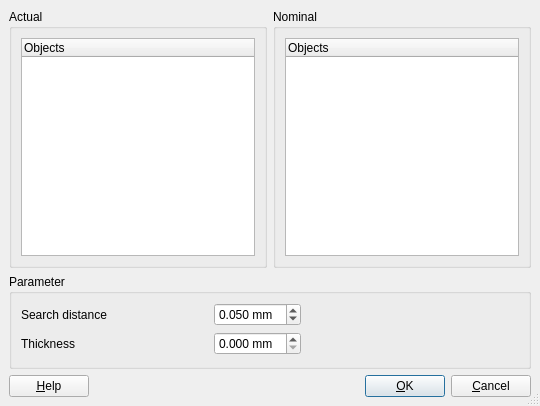
<ui version="4.0" >
 <author></author>
 <comment></comment>
 <exportmacro></exportmacro>
 <class>InspectionGui::VisualInspection</class>
 <widget class="QDialog" name="InspectionGui::VisualInspection" >
  <property name="geometry" >
   <rect>
    <x>0</x>
    <y>0</y>
    <width>540</width>
    <height>406</height>
   </rect>
  </property>
  <property name="windowTitle" >
   <string>Visual Inspection</string>
  </property>
  <property name="sizeGripEnabled" >
   <bool>true</bool>
  </property>
  <layout class="QGridLayout" >
   <property name="margin" >
    <number>9</number>
   </property>
   <property name="spacing" >
    <number>6</number>
   </property>
   <item row="0" column="1" >
    <widget class="QGroupBox" name="groupBox_2" >
     <property name="title" >
      <string>Nominal</string>
     </property>
     <layout class="QGridLayout" >
      <property name="margin" >
       <number>9</number>
      </property>
      <property name="spacing" >
       <number>6</number>
      </property>
      <item row="0" column="0" >
       <widget class="QTreeWidget" name="treeWidgetNominal" >
        <property name="rootIsDecorated" >
         <bool>false</bool>
        </property>
        <column>
         <property name="text" >
          <string>Objects</string>
         </property>
        </column>
       </widget>
      </item>
     </layout>
    </widget>
   </item>
   <item row="0" column="0" >
    <widget class="QGroupBox" name="groupBox" >
     <property name="title" >
      <string>Actual</string>
     </property>
     <layout class="QGridLayout" >
      <property name="margin" >
       <number>9</number>
      </property>
      <property name="spacing" >
       <number>6</number>
      </property>
      <item row="0" column="0" >
       <widget class="QTreeWidget" name="treeWidgetActual" >
        <property name="rootIsDecorated" >
         <bool>false</bool>
        </property>
        <column>
         <property name="text" >
          <string>Objects</string>
         </property>
        </column>
       </widget>
      </item>
     </layout>
    </widget>
   </item>
   <item row="2" column="0" colspan="2" >
    <layout class="QHBoxLayout" >
     <property name="margin" >
      <number>0</number>
     </property>
     <property name="spacing" >
      <number>6</number>
     </property>
     <item>
      <widget class="QPushButton" name="buttonHelp" >
       <property name="text" >
        <string>&amp;Help</string>
       </property>
       <property name="shortcut" >
        <string>F1</string>
       </property>
       <property name="autoDefault" >
        <bool>true</bool>
       </property>
      </widget>
     </item>
     <item>
      <spacer>
       <property name="orientation" >
        <enum>Qt::Horizontal</enum>
       </property>
       <property name="sizeType" >
        <enum>QSizePolicy::Expanding</enum>
       </property>
       <property name="sizeHint" >
        <size>
         <width>20</width>
         <height>20</height>
        </size>
       </property>
      </spacer>
     </item>
     <item>
      <widget class="QPushButton" name="buttonOk" >
       <property name="text" >
        <string>&amp;OK</string>
       </property>
       <property name="shortcut" >
        <string/>
       </property>
       <property name="autoDefault" >
        <bool>true</bool>
       </property>
       <property name="default" >
        <bool>true</bool>
       </property>
      </widget>
     </item>
     <item>
      <widget class="QPushButton" name="buttonCancel" >
       <property name="text" >
        <string>&amp;Cancel</string>
       </property>
       <property name="shortcut" >
        <string/>
       </property>
       <property name="autoDefault" >
        <bool>true</bool>
       </property>
      </widget>
     </item>
    </layout>
   </item>
   <item row="1" column="0" colspan="2" >
    <widget class="QGroupBox" name="groupBox_3" >
     <property name="title" >
      <string>Parameter</string>
     </property>
     <layout class="QGridLayout" >
      <property name="margin" >
       <number>9</number>
      </property>
      <property name="spacing" >
       <number>6</number>
      </property>
      <item row="0" column="1" >
       <spacer>
        <property name="orientation" >
         <enum>Qt::Horizontal</enum>
        </property>
        <property name="sizeType" >
         <enum>QSizePolicy::Expanding</enum>
        </property>
        <property name="sizeHint" >
         <size>
          <width>61</width>
          <height>54</height>
         </size>
        </property>
       </spacer>
      </item>
      <item row="0" column="0" >
       <layout class="QGridLayout" >
        <property name="margin" >
         <number>0</number>
        </property>
        <property name="spacing" >
         <number>6</number>
        </property>
        <item row="1" column="2" >
         <widget class="Gui::PrefDoubleSpinBox" name="prefFloatSpinBox2" >
          <property name="suffix" >
           <string> mm</string>
          </property>
          <property name="decimals" >
           <number>3</number>
          </property>
          <property name="singleStep" >
           <double>0.1</double>
          </property>
          <property name="prefEntry" stdset="0" >
           <cstring>Thickness</cstring>
          </property>
          <property name="prefPath" stdset="0" >
           <cstring>Mod/Inspection/Inspection</cstring>
          </property>
         </widget>
        </item>
        <item row="0" column="0" >
         <widget class="QLabel" name="textLabel1" >
          <property name="text" >
           <string>Search distance</string>
          </property>
         </widget>
        </item>
        <item row="0" column="2" >
         <widget class="Gui::PrefDoubleSpinBox" name="prefFloatSpinBox1" >
          <property name="suffix" >
           <string> mm</string>
          </property>
          <property name="decimals" >
           <number>3</number>
          </property>
          <property name="value" >
           <double>0.05</double>
          </property>
          <property name="prefEntry" stdset="0" >
           <cstring>SearchDistance</cstring>
          </property>
          <property name="prefPath" stdset="0" >
           <cstring>Mod/Inspection/Inspection</cstring>
          </property>
         </widget>
        </item>
        <item row="1" column="0" >
         <widget class="QLabel" name="textLabel2" >
          <property name="text" >
           <string>Thickness</string>
          </property>
         </widget>
        </item>
        <item row="0" column="1" >
         <spacer>
          <property name="orientation" >
           <enum>Qt::Horizontal</enum>
          </property>
          <property name="sizeType" >
           <enum>QSizePolicy::Expanding</enum>
          </property>
          <property name="sizeHint" >
           <size>
            <width>91</width>
            <height>21</height>
           </size>
          </property>
         </spacer>
        </item>
        <item row="1" column="1" >
         <spacer>
          <property name="orientation" >
           <enum>Qt::Horizontal</enum>
          </property>
          <property name="sizeType" >
           <enum>QSizePolicy::Expanding</enum>
          </property>
          <property name="sizeHint" >
           <size>
            <width>101</width>
            <height>21</height>
           </size>
          </property>
         </spacer>
        </item>
       </layout>
      </item>
     </layout>
    </widget>
   </item>
  </layout>
 </widget>
 <layoutdefault spacing="6" margin="11" />
 <pixmapfunction>qPixmapFromMimeSource</pixmapfunction>
 <customwidgets>
  <customwidget>
   <class>Gui::PrefDoubleSpinBox</class>
   <extends>QDoubleSpinBox</extends>
   <header>Gui/PrefWidgets.h</header>
   <container>0</container>
   <pixmap></pixmap>
  </customwidget>
 </customwidgets>
 <tabstops>
  <tabstop>prefFloatSpinBox1</tabstop>
  <tabstop>prefFloatSpinBox2</tabstop>
  <tabstop>buttonHelp</tabstop>
  <tabstop>buttonOk</tabstop>
  <tabstop>buttonCancel</tabstop>
 </tabstops>
 <resources/>
 <connections>
  <connection>
   <sender>buttonOk</sender>
   <signal>clicked()</signal>
   <receiver>InspectionGui::VisualInspection</receiver>
   <slot>accept()</slot>
   <hints>
    <hint type="sourcelabel" >
     <x>20</x>
     <y>20</y>
    </hint>
    <hint type="destinationlabel" >
     <x>20</x>
     <y>20</y>
    </hint>
   </hints>
  </connection>
  <connection>
   <sender>buttonCancel</sender>
   <signal>clicked()</signal>
   <receiver>InspectionGui::VisualInspection</receiver>
   <slot>reject()</slot>
   <hints>
    <hint type="sourcelabel" >
     <x>20</x>
     <y>20</y>
    </hint>
    <hint type="destinationlabel" >
     <x>20</x>
     <y>20</y>
    </hint>
   </hints>
  </connection>
 </connections>
</ui>
